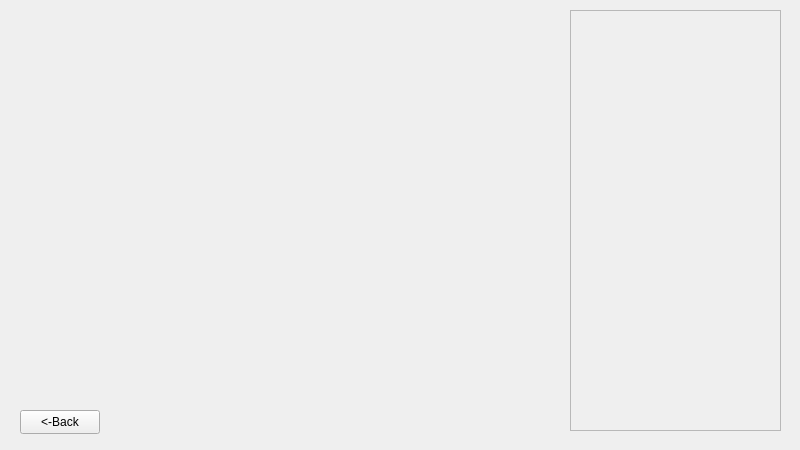
<?xml version="1.0" encoding="UTF-8"?>
<ui version="4.0">
 <class>BackPackScreen</class>
 <widget class="QWidget" name="BackPackScreen">
  <property name="geometry">
   <rect>
    <x>0</x>
    <y>0</y>
    <width>800</width>
    <height>450</height>
   </rect>
  </property>
  <property name="windowTitle">
   <string>Form</string>
  </property>
  <widget class="ScrollArea" name="scrollArea">
   <property name="geometry">
    <rect>
     <x>570</x>
     <y>10</y>
     <width>211</width>
     <height>421</height>
    </rect>
   </property>
   <property name="widgetResizable">
    <bool>true</bool>
   </property>
   <widget class="Widget" name="scrollAreaWidgetContents">
    <property name="geometry">
     <rect>
      <x>0</x>
      <y>0</y>
      <width>209</width>
      <height>419</height>
     </rect>
    </property>
   </widget>
  </widget>
  <widget class="Button" name="backbtn">
   <property name="geometry">
    <rect>
     <x>20</x>
     <y>410</y>
     <width>80</width>
     <height>24</height>
    </rect>
   </property>
   <property name="text">
    <string>&lt;-Back</string>
   </property>
  </widget>
 </widget>
 <customwidgets>
  <customwidget>
   <class>Button</class>
   <extends>QPushButton</extends>
   <header>data/widgets/button.h</header>
  </customwidget>
  <customwidget>
   <class>Widget</class>
   <extends>QWidget</extends>
   <header>data/widgets/widget.h</header>
   <container>1</container>
  </customwidget>
  <customwidget>
   <class>ScrollArea</class>
   <extends>QScrollArea</extends>
   <header>data/widgets/scrollarea.h</header>
   <container>1</container>
  </customwidget>
 </customwidgets>
 <resources/>
 <connections/>
</ui>
